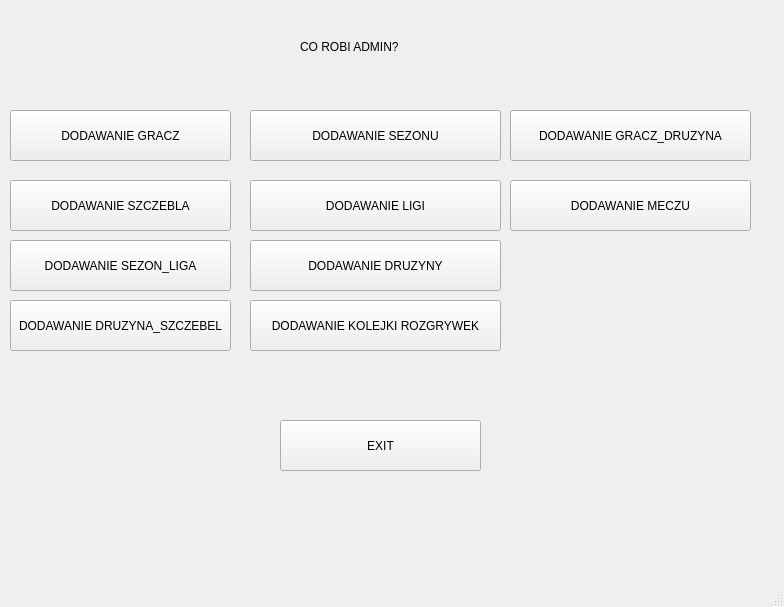
<?xml version="1.0" encoding="UTF-8"?>
<ui version="4.0">
 <class>MainWindow</class>
 <widget class="QMainWindow" name="MainWindow">
  <property name="geometry">
   <rect>
    <x>0</x>
    <y>0</y>
    <width>784</width>
    <height>607</height>
   </rect>
  </property>
  <property name="windowTitle">
   <string>MainWindow</string>
  </property>
  <widget class="QWidget" name="centralwidget">
   <widget class="QPushButton" name="pushButton">
    <property name="geometry">
     <rect>
      <x>10</x>
      <y>110</y>
      <width>221</width>
      <height>51</height>
     </rect>
    </property>
    <property name="text">
     <string>DODAWANIE GRACZ</string>
    </property>
   </widget>
   <widget class="QPushButton" name="pushButton_2">
    <property name="geometry">
     <rect>
      <x>250</x>
      <y>110</y>
      <width>251</width>
      <height>51</height>
     </rect>
    </property>
    <property name="text">
     <string>DODAWANIE SEZONU</string>
    </property>
   </widget>
   <widget class="QPushButton" name="pushButton_3">
    <property name="geometry">
     <rect>
      <x>250</x>
      <y>180</y>
      <width>251</width>
      <height>51</height>
     </rect>
    </property>
    <property name="text">
     <string>DODAWANIE LIGI</string>
    </property>
   </widget>
   <widget class="QPushButton" name="pushButton_4">
    <property name="geometry">
     <rect>
      <x>10</x>
      <y>180</y>
      <width>221</width>
      <height>51</height>
     </rect>
    </property>
    <property name="text">
     <string>DODAWANIE SZCZEBLA</string>
    </property>
   </widget>
   <widget class="QPushButton" name="pushButton_5">
    <property name="geometry">
     <rect>
      <x>250</x>
      <y>300</y>
      <width>251</width>
      <height>51</height>
     </rect>
    </property>
    <property name="text">
     <string>DODAWANIE KOLEJKI ROZGRYWEK</string>
    </property>
   </widget>
   <widget class="QPushButton" name="pushButton_6">
    <property name="geometry">
     <rect>
      <x>250</x>
      <y>240</y>
      <width>251</width>
      <height>51</height>
     </rect>
    </property>
    <property name="text">
     <string>DODAWANIE DRUZYNY</string>
    </property>
   </widget>
   <widget class="QLabel" name="label">
    <property name="geometry">
     <rect>
      <x>300</x>
      <y>37</y>
      <width>141</width>
      <height>20</height>
     </rect>
    </property>
    <property name="text">
     <string>CO ROBI ADMIN?</string>
    </property>
   </widget>
   <widget class="QPushButton" name="pushButton_7">
    <property name="geometry">
     <rect>
      <x>10</x>
      <y>240</y>
      <width>221</width>
      <height>51</height>
     </rect>
    </property>
    <property name="text">
     <string>DODAWANIE SEZON_LIGA</string>
    </property>
   </widget>
   <widget class="QPushButton" name="pushButton_8">
    <property name="geometry">
     <rect>
      <x>10</x>
      <y>300</y>
      <width>221</width>
      <height>51</height>
     </rect>
    </property>
    <property name="text">
     <string>DODAWANIE DRUZYNA_SZCZEBEL</string>
    </property>
   </widget>
   <widget class="QPushButton" name="pushButton_9">
    <property name="geometry">
     <rect>
      <x>510</x>
      <y>110</y>
      <width>241</width>
      <height>51</height>
     </rect>
    </property>
    <property name="text">
     <string>DODAWANIE GRACZ_DRUZYNA</string>
    </property>
   </widget>
   <widget class="QPushButton" name="pushButton_10">
    <property name="geometry">
     <rect>
      <x>280</x>
      <y>420</y>
      <width>201</width>
      <height>51</height>
     </rect>
    </property>
    <property name="text">
     <string>EXIT</string>
    </property>
   </widget>
   <widget class="QPushButton" name="pushButton_11">
    <property name="geometry">
     <rect>
      <x>510</x>
      <y>180</y>
      <width>241</width>
      <height>51</height>
     </rect>
    </property>
    <property name="text">
     <string>DODAWANIE MECZU</string>
    </property>
   </widget>
  </widget>
  <widget class="QMenuBar" name="menubar">
   <property name="geometry">
    <rect>
     <x>0</x>
     <y>0</y>
     <width>784</width>
     <height>22</height>
    </rect>
   </property>
  </widget>
  <widget class="QStatusBar" name="statusbar"/>
 </widget>
 <resources/>
 <connections/>
</ui>
